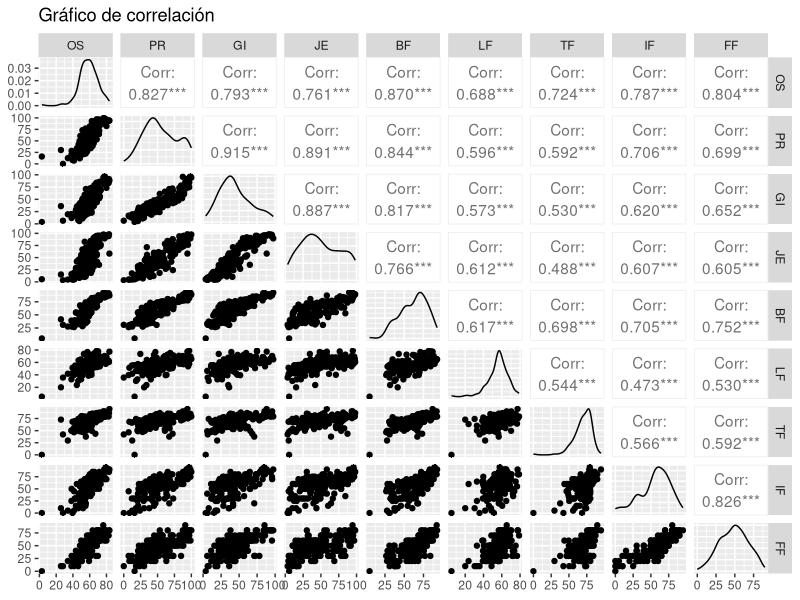

R code for this plot:
library("tidyverse") # Librería para graficar

# PRIMER PUNTO
# -----------------------------
#           Read data
# -----------------------------
data <- read.csv("data/FreedomIndex.csv") |> 
  tidyr::drop_na() |> 
  dplyr::select(3:15) |> 
  dplyr::rename(OS = Overall.Score, PR = Property.Rights, 
                GI = Government.Integrity, JE = Judicial.Effectiveness, 
                TB = Tax.Burden, GS = Government.Spending, 
                FH = Fiscal.Health, BF = Business.Freedom, 
                LF = Labor.Freedom, MF = Monetary.Freedom, 
                TF = Trade.Freedom, IF = Investment.Freedom, 
                FF = Financial.Freedom)
# -----------------------------
# Lectura de la base de datos con algún tratamiento



# -----------------------------
#     Análisis descriptivo
# -----------------------------
cor_matriz <- cor(data) |> 
  reshape2::melt() # Formato largo

# -----------------------------
correlation_plot <- ggplot(cor_matriz, aes(Var1, Var2, fill= value)) + 
  geom_tile(color= "blue") + 
  scale_fill_gradient2(low= "blue", high= "red", 
                       midpoint= 0, limit= c(-1, 1), space= "Lab", 
                       name= "Correlacion") +
  geom_text(aes(label = round(value, 2)), color = "black", size = 3) +
  # coord_fixed() + 
  labs(title= "Matriz de correlaciones", x= "", 
       y= "", subtitle= "En relacion al problema")
# Gráfico de correlaciones. También se puede usar la función
# plot(data)


# -----------------------------
#    Gráfico de correlación
# -----------------------------
highly_correlated <- data |> 
  dplyr::select(-TB, -GS, -FH, -MF)
GGally::ggpairs(highly_correlated, title = "Gráfico de correlación")

# -----------------------------
#    Gráfico de densidad (OS)
# -----------------------------
density_plot <- ggplot(data, aes(OS)) + 
  geom_histogram(aes(y= after_stat(density)), fill= "lightgray",
                 color= "black", position= "identity") +
  geom_density(color= "red", lwd= 1, fill= "red", alpha= 0.5) +
  labs(title= "Histograma de densidad", x= "Observaciones", 
       y= "Densidad", subtitle= "En relación a Overall Score" )
# También se puede con la función plot(density(data))


# SEGUNDO PUNTO
# -----------------------------
#      Modelo de regresión
# -----------------------------
model <- stats::lm(OS ~ GI, data = data)
# Ajustando el modelo de regresión
# Encontrar la información
beta_0 <- coef(model)[1] # Beta_0
# Same as model$coefficients[1]
beta_1 <- coef(model)[2] # Beta_1
y_bar <- mean(data$OS) # Mean Y
y_hat <- fitted(model) # Ajustados
residuals <- model$residuals
sigma_2 <- sigma(model)^2 # Sigma^2
# -----------------------------
# Hallando los valores a mano
x <- data$GI; y <- data$OS; n <- length(data$OS)
x_bar <- mean(x); y_bar <- mean(y)
Sxx <- sum((x- x_bar)^2); Sxy <- sum((x- x_bar)*y)
beta_1 <- Sxy/Sxx # Beta_0
beta_0 <- y_bar - (beta_1 * x_bar) # Beta_1
residuals <- y - y_hat # Residuales
sigma_2 <- sum(residuals^2)/(n -2)
# -----------------------------


# --------------------------
#    Gráfico de regresión
# --------------------------
regression <- ggplot(data, aes(x = GI, y = OS)) +
  geom_point() +
  geom_smooth(method = "lm", se = FALSE,color = "red") + 
  labs(title = "Gráfico de Regresión", x = "GI", y = "OS", 
       subtitle= "En relación al problema")

# TERCER PUNTO
# --------------------------
#         Parámetros
# --------------------------
model_summary <- summary(model)

# CUARTO PUNTO
# --------------------------
#   Intervalo de confianza
# --------------------------
confint_beta0 <- confint(model, "(Intercept)", level = 0.95)
confint_beta1 <- confint(model, "GI", level = 0.95)

# REALIZANDO LOS INTERVALOS A MANO:
# --------------------------
alpha <- 0.05 # Nivel de significancia
beta0_lower <- beta_0 - qt(1 - alpha/2, n- 2)*sqrt(sigma_2*sum(x^2)/(n*Sxx))
beta0_upper <- beta_0 + qt(1 - alpha/2, n-2)*sqrt(sigma_2*sum(x^2)/(n*Sxx))
# --------------------------
beta1_lower <- beta_1 - qt(1- alpha/2, n-2)*sqrt(sigma_2/Sxx)
beta1_upper <- beta_1 + qt(1- alpha/2, n-2)*sqrt(sigma_2/Sxx)














